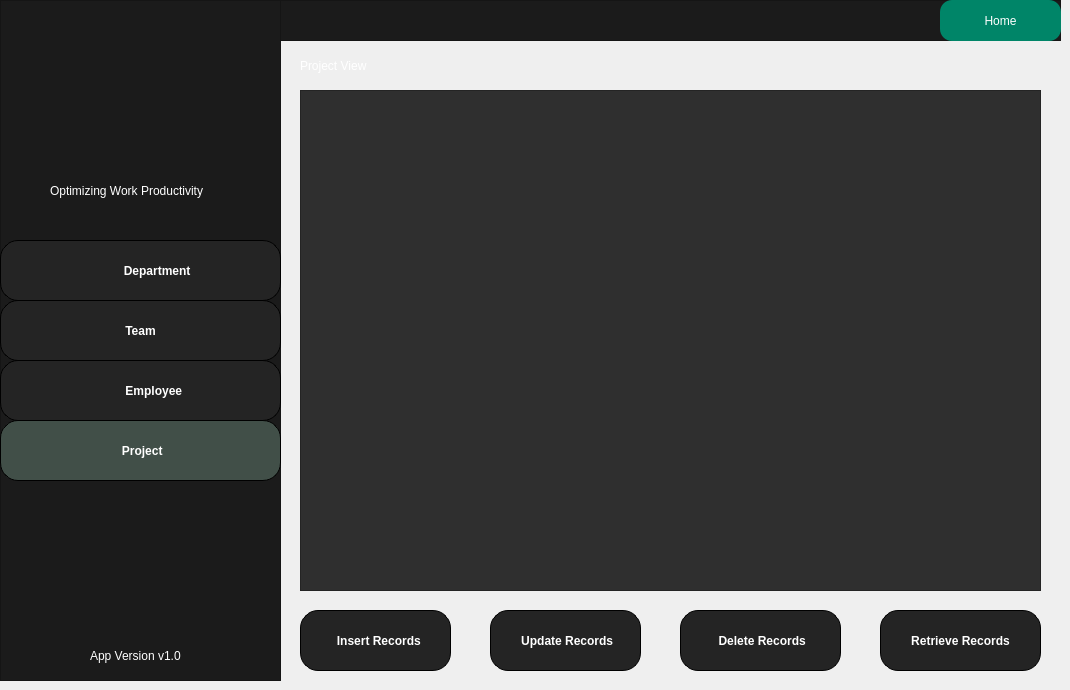
    <widget class="QWidget" name="ProjectView">
     <widget class="QFrame" name="frame_51">
      <property name="geometry">
       <rect>
        <x>0</x>
        <y>0</y>
        <width>281</width>
        <height>681</height>
       </rect>
      </property>
      <property name="styleSheet">
       <string notr="true">background-color:rgba(27,27,27,255);</string>
      </property>
      <property name="frameShape">
       <enum>QFrame::StyledPanel</enum>
      </property>
      <property name="frameShadow">
       <enum>QFrame::Raised</enum>
      </property>
      <widget class="QLabel" name="label_137">
       <property name="geometry">
        <rect>
         <x>10</x>
         <y>10</y>
         <width>261</width>
         <height>151</height>
        </rect>
       </property>
       <property name="text">
        <string/>
       </property>
       <property name="pixmap">
        <pixmap resource="../resource.qrc">:/pics/picture/people.png</pixmap>
       </property>
       <property name="scaledContents">
        <bool>true</bool>
       </property>
      </widget>
      <widget class="QLabel" name="label_145">
       <property name="geometry">
        <rect>
         <x>50</x>
         <y>180</y>
         <width>201</width>
         <height>21</height>
        </rect>
       </property>
       <property name="styleSheet">
        <string notr="true">color: rgb(255, 255, 255);
font: italic 9pt &quot;Segoe UI&quot;;</string>
       </property>
       <property name="text">
        <string>Optimizing Work Productivity</string>
       </property>
      </widget>
      <widget class="QLabel" name="label_155">
       <property name="geometry">
        <rect>
         <x>90</x>
         <y>640</y>
         <width>121</width>
         <height>31</height>
        </rect>
       </property>
       <property name="styleSheet">
        <string notr="true">color:white;</string>
       </property>
       <property name="text">
        <string>App Version v1.0</string>
       </property>
      </widget>
      <widget class="QPushButton" name="pushButton_41">
       <property name="geometry">
        <rect>
         <x>0</x>
         <y>240</y>
         <width>281</width>
         <height>61</height>
        </rect>
       </property>
       <property name="styleSheet">
        <string notr="true">
QPushButton {
    /* Light Blue */

	background-color: rgb(36, 36, 36);
  /* Light gray text color */
color: rgb(255, 255, 255);
font: 11pt &quot;Arial&quot;;
    border-radius: 18px;
border:1px solid black;
    padding: 5px;
    
    font-weight: bold;
}

QPushButton:hover {
	background-color: rgb(63, 63, 63);
	
}

QPushButton:pressed {
   
	background-color: rgb(65, 79, 72);
}</string>
       </property>
       <property name="text">
        <string>          Department</string>
       </property>
      </widget>
      <widget class="QPushButton" name="pushButton_42">
       <property name="geometry">
        <rect>
         <x>0</x>
         <y>300</y>
         <width>281</width>
         <height>61</height>
        </rect>
       </property>
       <property name="styleSheet">
        <string notr="true">
QPushButton {
    /* Light Blue */

	background-color: rgb(36, 36, 36);
  /* Light gray text color */
color: rgb(255, 255, 255);
font: 11pt &quot;Arial&quot;;
    border-radius: 18px;
border:1px solid black;
    padding: 5px;
    
    font-weight: bold;
}

QPushButton:hover {
	background-color: rgb(63, 63, 63);
	
}

QPushButton:pressed {
   
	background-color: rgb(65, 79, 72);
}</string>
       </property>
       <property name="text">
        <string>Team</string>
       </property>
      </widget>
      <widget class="QPushButton" name="pushButton_43">
       <property name="geometry">
        <rect>
         <x>0</x>
         <y>360</y>
         <width>281</width>
         <height>61</height>
        </rect>
       </property>
       <property name="styleSheet">
        <string notr="true">
QPushButton {
    /* Light Blue */

	background-color: rgb(36, 36, 36);
  /* Light gray text color */
color: rgb(255, 255, 255);
font: 11pt &quot;Arial&quot;;
    border-radius: 18px;
border:1px solid black;
    padding: 5px;
    
    font-weight: bold;
}

QPushButton:hover {
	background-color: rgb(63, 63, 63);
	
}

QPushButton:pressed {
   
	background-color: rgb(65, 79, 72);
}</string>
       </property>
       <property name="text">
        <string>        Employee</string>
       </property>
      </widget>
      <widget class="QPushButton" name="pushButton_53">
       <property name="geometry">
        <rect>
         <x>0</x>
         <y>420</y>
         <width>281</width>
         <height>61</height>
        </rect>
       </property>
       <property name="styleSheet">
        <string notr="true">
QPushButton {
    /* Light Blue */

	background-color: rgb(65, 79, 72);
  /* Light gray text color */
color: rgb(255, 255, 255);
font: 11pt &quot;Arial&quot;;
    border-radius: 18px;
border:1px solid black;
    padding: 5px;
    
    font-weight: bold;
}
</string>
       </property>
       <property name="text">
        <string> Project</string>
       </property>
      </widget>
     </widget>
     <widget class="QFrame" name="frame_52">
      <property name="geometry">
       <rect>
        <x>280</x>
        <y>0</y>
        <width>781</width>
        <height>41</height>
       </rect>
      </property>
      <property name="styleSheet">
       <string notr="true">background-color:rgba(27,27,27,255);</string>
      </property>
      <property name="frameShape">
       <enum>QFrame::StyledPanel</enum>
      </property>
      <property name="frameShadow">
       <enum>QFrame::Raised</enum>
      </property>
      <widget class="QPushButton" name="homebutton_20">
       <property name="geometry">
        <rect>
         <x>660</x>
         <y>0</y>
         <width>121</width>
         <height>41</height>
        </rect>
       </property>
       <property name="styleSheet">
        <string notr="true">border-radius:12px;
background-color:rgba(0,133,104,255);
color:white;</string>
       </property>
       <property name="text">
        <string>Home</string>
       </property>
      </widget>
     </widget>
     <widget class="QLabel" name="label_165">
      <property name="geometry">
       <rect>
        <x>300</x>
        <y>50</y>
        <width>161</width>
        <height>31</height>
       </rect>
      </property>
      <property name="styleSheet">
       <string notr="true">color:white;</string>
      </property>
      <property name="text">
       <string>Project View</string>
      </property>
     </widget>
     <widget class="QPushButton" name="pushButton_16">
      <property name="geometry">
       <rect>
        <x>300</x>
        <y>610</y>
        <width>151</width>
        <height>61</height>
       </rect>
      </property>
      <property name="styleSheet">
       <string notr="true">
QPushButton {
    /* Light Blue */

	background-color: rgb(36, 36, 36);
  /* Light gray text color */
color: rgb(255, 255, 255);
font: 11pt &quot;Arial&quot;;
    border-radius: 18px;
border:1px solid black;
    padding: 5px;
    
    font-weight: bold;
}

QPushButton:hover {
	background-color: rgb(63, 63, 63);
	
}

QPushButton:pressed {
   
	background-color: rgb(65, 79, 72);
}</string>
      </property>
      <property name="text">
       <string>  Insert Records</string>
      </property>
     </widget>
     <widget class="QPushButton" name="pushButton_23">
      <property name="geometry">
       <rect>
        <x>490</x>
        <y>610</y>
        <width>151</width>
        <height>61</height>
       </rect>
      </property>
      <property name="styleSheet">
       <string notr="true">
QPushButton {
    /* Light Blue */

	background-color: rgb(36, 36, 36);
  /* Light gray text color */
color: rgb(255, 255, 255);
font: 11pt &quot;Arial&quot;;
    border-radius: 18px;
border:1px solid black;
    padding: 5px;
    
    font-weight: bold;
}

QPushButton:hover {
	background-color: rgb(63, 63, 63);
	
}

QPushButton:pressed {
   
	background-color: rgb(65, 79, 72);
}</string>
      </property>
      <property name="text">
       <string> Update Records</string>
      </property>
     </widget>
     <widget class="QPushButton" name="pushButton_18">
      <property name="geometry">
       <rect>
        <x>680</x>
        <y>610</y>
        <width>161</width>
        <height>61</height>
       </rect>
      </property>
      <property name="styleSheet">
       <string notr="true">
QPushButton {
    /* Light Blue */

	background-color: rgb(36, 36, 36);
  /* Light gray text color */
color: rgb(255, 255, 255);
font: 11pt &quot;Arial&quot;;
    border-radius: 18px;
border:1px solid black;
    padding: 5px;
    
    font-weight: bold;
}

QPushButton:hover {
	background-color: rgb(63, 63, 63);
	
}

QPushButton:pressed {
   
	background-color: rgb(65, 79, 72);
}</string>
      </property>
      <property name="text">
       <string> Delete Records</string>
      </property>
     </widget>
     <widget class="QPushButton" name="pushButton_17">
      <property name="geometry">
       <rect>
        <x>880</x>
        <y>610</y>
        <width>161</width>
        <height>61</height>
       </rect>
      </property>
      <property name="styleSheet">
       <string notr="true">
QPushButton {
    /* Light Blue */

	background-color: rgb(36, 36, 36);
  /* Light gray text color */
color: rgb(255, 255, 255);
font: 11pt &quot;Arial&quot;;
    border-radius: 18px;
border:1px solid black;
    padding: 5px;
    
    font-weight: bold;
}

QPushButton:hover {
	background-color: rgb(63, 63, 63);
	
}

QPushButton:pressed {
   
	background-color: rgb(65, 79, 72);
}</string>
      </property>
      <property name="text">
       <string>Retrieve Records</string>
      </property>
     </widget>
     <widget class="QTableView" name="projectviewtable">
      <property name="geometry">
       <rect>
        <x>300</x>
        <y>90</y>
        <width>741</width>
        <height>501</height>
       </rect>
      </property>
      <property name="styleSheet">
       <string notr="true">QTableView {
    font: 11pt &quot;Arial&quot;;
    background-color: #2f2f2f; /* dark gray */
    alternate-row-color: #3f3f3f; /* slightly lighter dark gray */
}

QTableView::item {
    color: white; /* white text */
    background-color: #2f2f2f; /* dark gray */
    selection-color: white; /* white text on selection */
    selection-background-color: #4f4f4f; /* slightly lighter dark gray on selection */
}

/* Common section styling */
QHeaderView::section {
    font: bold 11pt &quot;Arial&quot;; /* Ensure consistent font settings */
    border: 1px solid #1b1b1b; /* Optional: to define the border */
}

/* Horizontal header styling */
QHeaderView::section:horizontal {
    color: white; /* white text */
    background-color: #1b1b1b; /* black background */
}

/* Vertical header styling */
QHeaderView::section:vertical {
    color: white; /* white text */
    background-color: #3b3b3b; /* different color for vertical header */
}

/* Corner button styling */
QTableCornerButton::section {
    color: white; /* white text */
    background-color: #1b1b1b; /* black background */
}
</string>
      </property>
     </widget>
    </widget>
